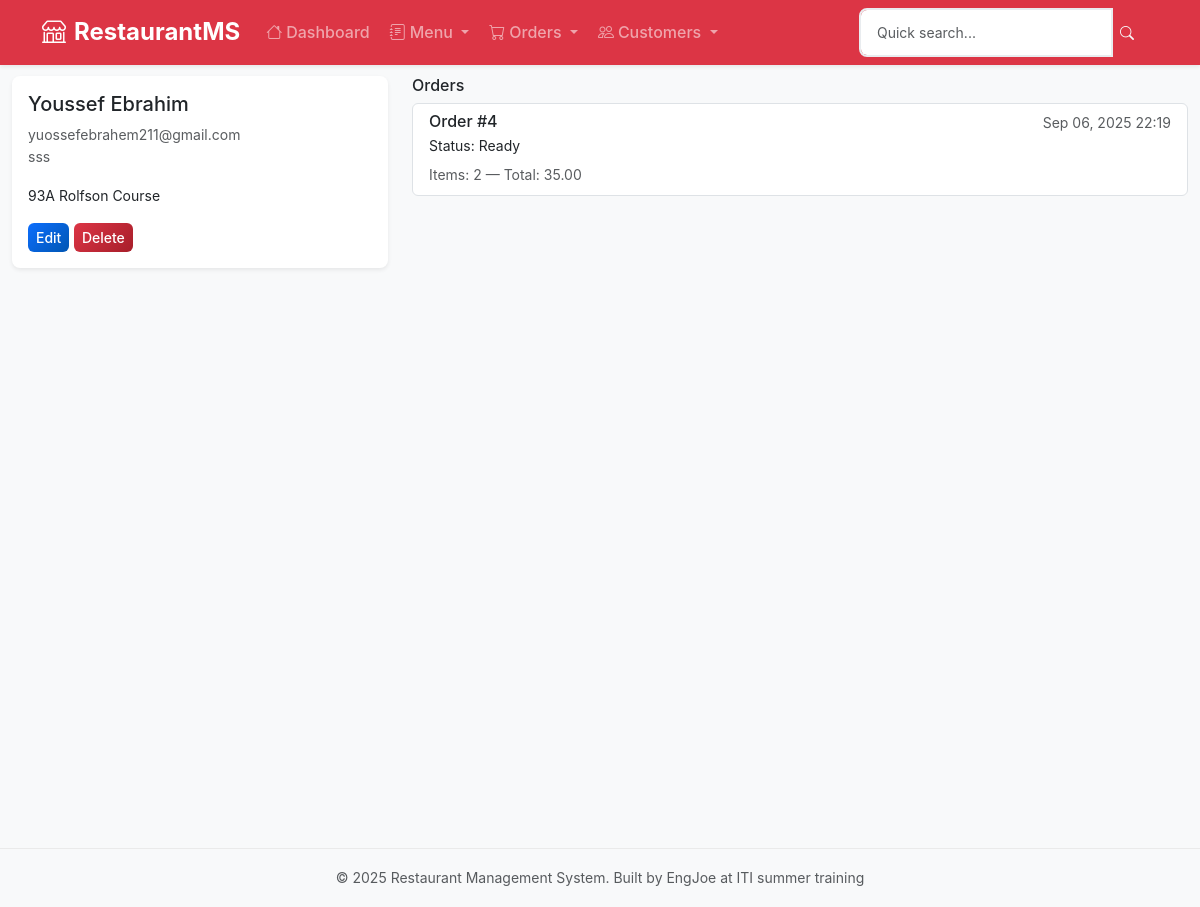
Before: /customers/4/ with the older database file.
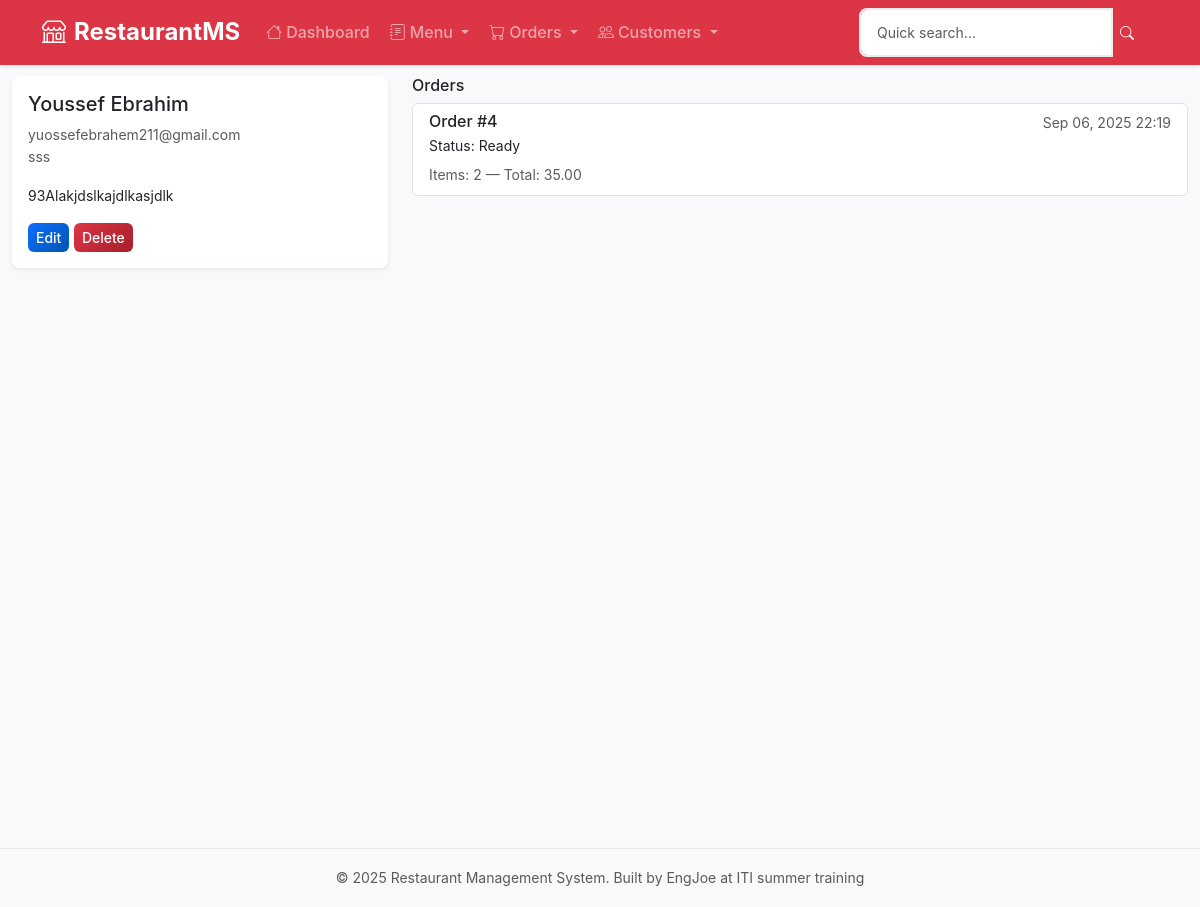
After: the same page with the newer database file.
### customers/models.py (models this page shows, shortened)
class Customer(models.Model):
    name = models.CharField(max_length=200)
    email = models.EmailField(blank=True)
    phone = models.CharField(max_length=20)
    address = models.TextField(blank=True)
    created_at = models.DateTimeField(auto_now_add=True)
    updated_at = models.DateTimeField(auto_now=True)

### customers/views.py (the view)
# urls.py: path('<int:pk>/', views.CustomerDetailView.as_view(), name='customer_detail'),
class CustomerDetailView(DetailView):
    model = Customer
    template_name = 'customers/customer_detail.html'
    context_object_name = 'customer'
    def get_context_data(self, **kwargs):
        context = super().get_context_data(**kwargs)
        customer = self.get_object()
        orders = customer.orders.select_related().prefetch_related('items__item').order_by('-created_at')
        paginator = Paginator(orders, 10)
        page_number = self.request.GET.get('page')
        page_orders = paginator.get_page(page_number)
        context['orders'] = page_orders
        context['total_orders'] = orders.count()
        context['total_spent'] = sum(order.total_price() for order in orders)
        context['recent_orders'] = orders[:5]
        return context

### orders/models.py (called while the page is built)
    def total_price(self):
        return sum(item.get_total_price() for item in self.items.all())

    def total_items(self):
        return sum(item.quantity for item in self.items.all())

    def get_total_price(self):
        return self.quantity * self.price

### customers/templates/customers/customer_detail.html (shortened to what this page needs)
{% extends 'base.html' %}
{% block content %}
    <div class="row">
        <div class="col-md-4">
            <div class="card">
                <div class="card-body">
                    <h5 class="card-title">{{ customer.name }}</h5>
                    <p class="card-text small text-muted">
                        {{ customer.email }}
                        <br>
                        {{ customer.phone }}
                    </p>
                    <p class="small">{{ customer.address|linebreaksbr }}</p>
                    <a href="{% url 'customers:customer_edit' customer.pk %}" class="btn btn-sm btn-primary">Edit</a>
                    <a href="{% url 'customers:customer_delete' customer.pk %}" class="btn btn-sm btn-danger">Delete</a>
                </div>
            </div>
        </div>
        <div class="col-md-8">
            <h6>Orders</h6>
            <div class="list-group">
                {% for order in customer.orders.all %}
                    <a href="{% url 'orders:order_detail' order.pk %}"
                       class="list-group-item list-group-item-action">
                        <div class="d-flex w-100 justify-content-between">
                            <h6 class="mb-1">Order #{{ order.id }}</h6>
                            <small class="text-muted">{{ order.created_at|date:'M d, Y H:i' }}</small>
                        </div>
                        <p class="mb-1 small">Status: {{ order.get_status_display }}</p>
                        <small class="text-muted">Items: {{ order.total_items }} — Total: {{ order.total_price }}</small>
                    </a>
                {% empty %}
                    <div class="alert alert-info">No orders for this customer.</div>
                {% endfor %}
            </div>
        </div>
    </div>
{% endblock %}

Changed rows visible on the page:
changed Customer "Youssef Ebrahim": address "93A Rolfson Course" → "93Alakjdslkajdlkasjdlk"
